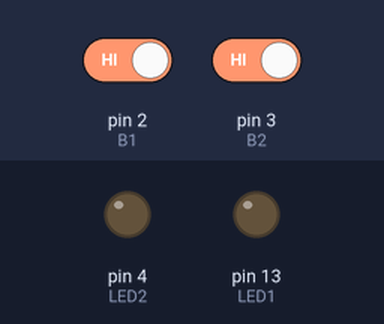
Recording of a sketch running on a simulated Arduino Uno, built with avr-gcc and run on an emulated ATmega328P. On the bench: output pins drawn as LEDs (lit = HIGH). Dashed ring = blinking. Inputs (shaded band) come from the test bench; at power-on: pin 2 (B1) HIGH, pin 3 (B2) HIGH.

Above: at 1.2 s.
1.3 s: pin 2 (B1) driven LOW
At 1.56 s:
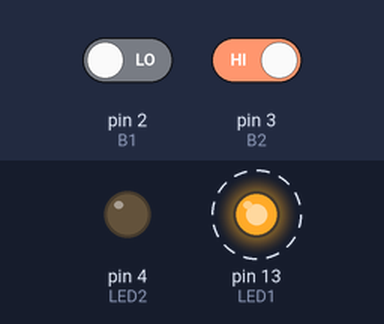
4.3 s: pin 3 (B2) driven LOW
At 4.7 s:
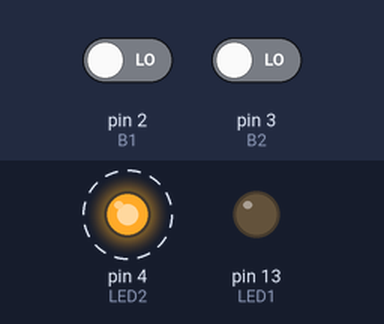
7.3 s: pin 3 (B2) driven HIGH
At 7.58 s:
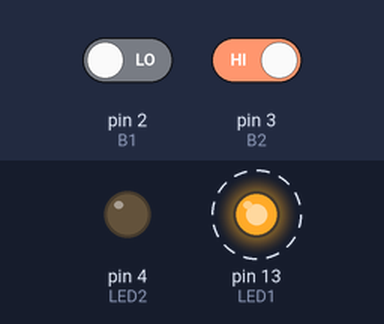
10.3 s: pin 2 (B1) driven HIGH
At 11.7 s:
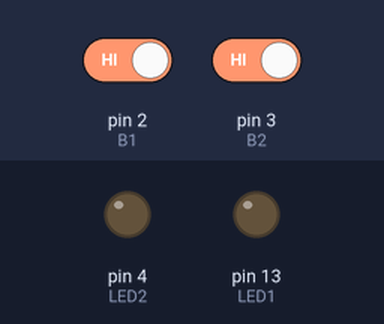
Timing chart, 0 to 12.8 s (numbered marks = the images above; inputs shaded):
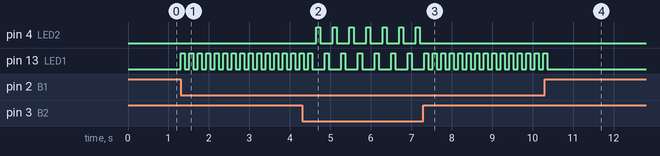

Measured:
- after the input at 1.3 s, pin 13 (LED1): alternates HIGH for 0.10 s and LOW for 0.11 s, starting at once
- after the input at 4.3 s, pin 4 (LED2): alternates HIGH for 0.10 s and LOW for 0.31 s, starting after 0.35 s
- after the input at 7.3 s, pin 4 (LED2): stops changing and stays LOW; pin 13 (LED1): alternates HIGH for 0.10 s and LOW for 0.11 s, starting after 0.23 s
- after the input at 10.3 s, pin 13 (LED1): goes on until 10.4 s, then stays LOW

The sketch:

8.ino
```cpp
#define LED1 13
#define LED2 4
#define B1 2
#define B2 3
//Была собрана схема, где при нажатии кнопки 0, а отпускании 1
void setup() {
  // put your setup code here, to run once:
  Serial.begin(9600);
  pinMode(LED1,OUTPUT);
  pinMode(LED2,OUTPUT);
  pinMode(B1,INPUT);
  pinMode(B2,INPUT);
}
void MigIt(int pin,int Time)
{
  digitalWrite(pin,HIGH);
  delay(Time);
  digitalWrite(pin,LOW);
  delay(Time);
}

void loop() {
  //Читаем и инвертируем
  int b1=!digitalRead(B1);
  int b2=!digitalRead(B2);
  if(b1)
  {
    MigIt(LED1,100);
  }
  if(b2)
  {
    MigIt(LED2,100);
  }

  delay(10);
}
```
